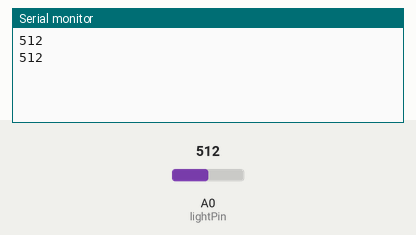
A sketch run on a simulated Arduino Uno, built with avr-gcc and run on an emulated ATmega328P. On the bench: the last lines printed to the serial monitor. The inputs (shaded band) are chosen by the test bench; at power-on: A0 (lightPin) = 512.

Above: at 3.8 s.
3.9 s: A0 (lightPin) set to 716
At 7.2 s:
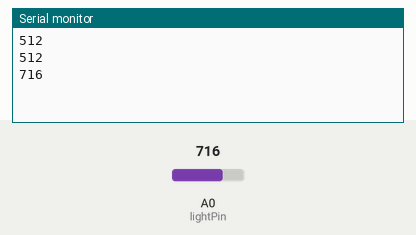
7.8 s: A0 (lightPin) set to 900
At 9.5 s:
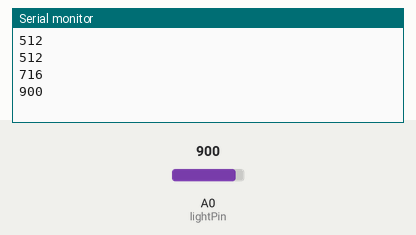
Timing chart, 0 to 11.0 s (numbered marks = the images above; inputs shaded):
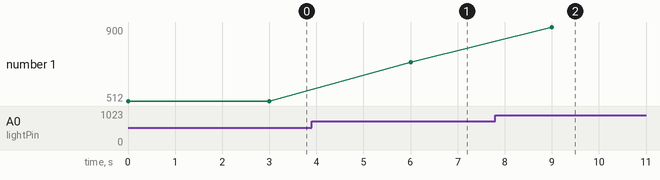

Measured:
- after the input at 3.9 s, the serial monitor: prints a new line after 2.1 s (image 1)
- after the input at 7.8 s, the serial monitor: prints a new line after 1.2 s (image 2)
- plotted number 1: 512 → 716 after the input at 3.9 s, 716 → 900 after the input at 7.8 s

The sketch:

LightSensorCDS5.ino
```cpp
/* LightSensor

Simple test of the functionality of the photo resistor

Connect the photoresistor one leg to pin 0, and pin to +5V
Connect a resistor (around 10k is a good value, higher
values gives higher readings) from pin 0 to GND. (see appendix of arduino notebook page 37 for schematics).

----------------------------------------------------

           PhotoR     10K
 +5    o---/\/\/--.--/\/\/---o GND
                  |
 Pin A0 o-----------

----------------------------------------------------
*/

int lightPin = 0;  //define a pin for Photo resistor
int ledPin=11;     //define a pin for LED

void setup()
{
    Serial.begin(9600);  //Begin serial communcation
    //pinMode( ledPin, OUTPUT );
}

void loop()
{
    Serial.println(analogRead(lightPin)); //Write the value of the photoresistor to the serial monitor.
    //analogWrite(ledPin, analogRead(lightPin)/4);
    //send the value to the ledPin. Depending on value of resistor
    //you have  to divide the value. For example,
    //with a 10k resistor divide the value by 2, for 100k resistor divide by 4.
   delay(3000); //short delay for faster response to light.
}
```
